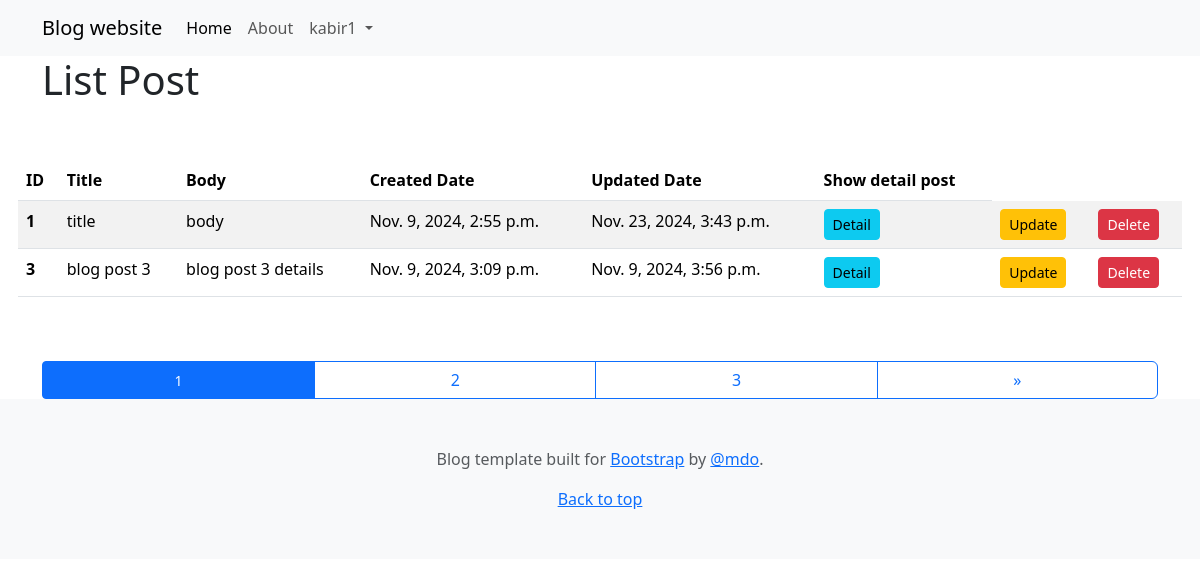
Screenshot of /post/list/ (signed in) with the database file from the repository.
### blog/models.py (models this page shows, shortened)
class Post(models.Model):
    author = models.ForeignKey(User, on_delete=models.CASCADE)
    title = models.CharField(max_length=200)
    body = models.TextField()
    slug = models.SlugField(unique=True, null=True, blank=True)
    image = models.ImageField(upload_to='post/images/', null=True, blank=True)
    created_at = models.DateTimeField(auto_now_add=True)
    updated_at = models.DateTimeField(auto_now=True)

### blog/views.py (the view)
# urls.py: path('post/list/', views.listPost, name='listPost'),
@login_required
def listPost(request):
    page_title = 'List Post'
    posts = Post.objects.filter(author=request.user)
    paginator = Paginator(posts, 2)  # Show 25 contacts per page.
    page_number = request.GET.get("page")
    page_obj = paginator.get_page(page_number)
    context = {
        'page_title': page_title,
        "page_obj": page_obj,
    }
    return render(request, 'blog/listPost.html', context)

### blog/templates/blog/listPost.html (shortened to what this page needs)
{% extends "base.html" %}
{% load crispy_forms_tags %}
{% block content %}
  <h1>List Post</h1>
  <table class="table table-striped">
    <thead>
    <tr>
      <th scope="col">ID</th>
      <th scope="col">Title</th>
      <th scope="col">Body</th>
      <th scope="col">Created Date</th>
      <th scope="col">Updated Date</th>
      <th scope="col">Show detail post</th>
    </tr>
  </thead>
  <tbody>
    {% for post in page_obj %}
    <tr>
      <th scope="row">{{ post.id }}</th>
      <td>{{ post.title }}</td>
      <td>{{ post.body }}</td>
      <td>{{ post.created_at }}</td>
      <td>{{ post.updated_at }}</td>
      <td><a class="btn btn-info btn-sm" href="{% url 'detail' post.id %}">Detail</a></td>
      <td><a class="btn btn-warning btn-sm" href="{% url 'updatePost' post.id %}">Update</a></td>
      <td><a class="btn btn-danger btn-sm" href="{% url 'deletePost' post.id %}">Delete</a></td>
    </tr>
    {% endfor %}
  </tbody>
  </table>
  {% if page_obj %}
    {% if page_obj.has_other_pages %}
    <div class="btn-group" role="group">
          {% for page_number in page_obj.paginator.page_range %}
              {% if page_obj.number == page_number %}
                  <button class="btn btn-outline-primary active btn-sm">
                      <span>{{ page_number }}</span>
                  </button>
              {% else %}
                  <a href="?page={{ page_number }}" class="btn btn-outline-primary">
                      {{ page_number }}
                  </a>
              {% endif %}
          {% endfor %}
          {% if page_obj.has_next %}
              <a href="?page={{ page_obj.next_page_number }}" class="btn btn-outline-primary">&raquo;</a>
          {% endif %}
      </div>
      {% endif %}
  {% else %}
      <p>No items found.</p>
  {% endif %}
{% endblock %}

### templates/base.html (shortened to what this page needs)
{% load static %}
<!DOCTYPE html>
<html>
    <head>
        <link href="https://cdn.jsdelivr.net/npm/bootstrap@5.3.3/dist/css/bootstrap.min.css" rel="stylesheet">
    </head>
<body>
{% include 'navbar.html' %}
<main class="container">
<div class="row g-5">
    {% block content %}{% endblock %}
</div>
</main>
{% include 'footer.html' %}
</body>
</html>

### templates/navbar.html (shortened to what this page needs)
<nav class="navbar navbar-expand-lg bg-body-tertiary">
  <div class="container">
    <a class="navbar-brand" href="#">Blog website</a>
    <div class="collapse navbar-collapse" id="navbarSupportedContent">
      <ul class="navbar-nav me-auto mb-2 mb-lg-0">
        <li class="nav-item">
          <a class="nav-link active" aria-current="page" href="{% url 'index' %}">Home</a>
        </li>
        <li class="nav-item">
          <a class="nav-link" aria-current="page" href="{% url 'about' %}">About</a>
        </li>
    {% if user.is_authenticated %}
        <li class="nav-item dropdown">
          <a class="nav-link dropdown-toggle" href="#" role="button" data-bs-toggle="dropdown" aria-expanded="false">
            {{ user.username }}
          </a>
        </li>
        {% else %}
        <a class="nav-item nav-link link-body-emphasis" href="{% url 'account_login' %}">LOGIN</a>
      {% endif %}
    </div>
  </div>
</nav>

### templates/footer.html
<footer class="py-5 text-center text-body-secondary bg-body-tertiary">
<p>Blog template built for <a href="https://getbootstrap.com/">Bootstrap</a> by <a href="https://twitter.com/mdo">@mdo</a>.</p>
<p class="mb-0">
    <a href="#">Back to top</a>
</p>
</footer>

### rows the page displays
Post: id "1", title "title", body "body", created_at "Nov. 9, 2024, 2:55 p.m.", updated_at "Nov. 23, 2024, 3:43 p.m."
Post: id "3", title "blog post 3", body "blog post 3 details", created_at "Nov. 9, 2024, 3:09 p.m.", updated_at "Nov. 9, 2024, 3:56 p.m."

### other values shown
{{ user.username }} "kabir1"
{{ page_number }} "1"
{{ page_number }} "2" "3"
